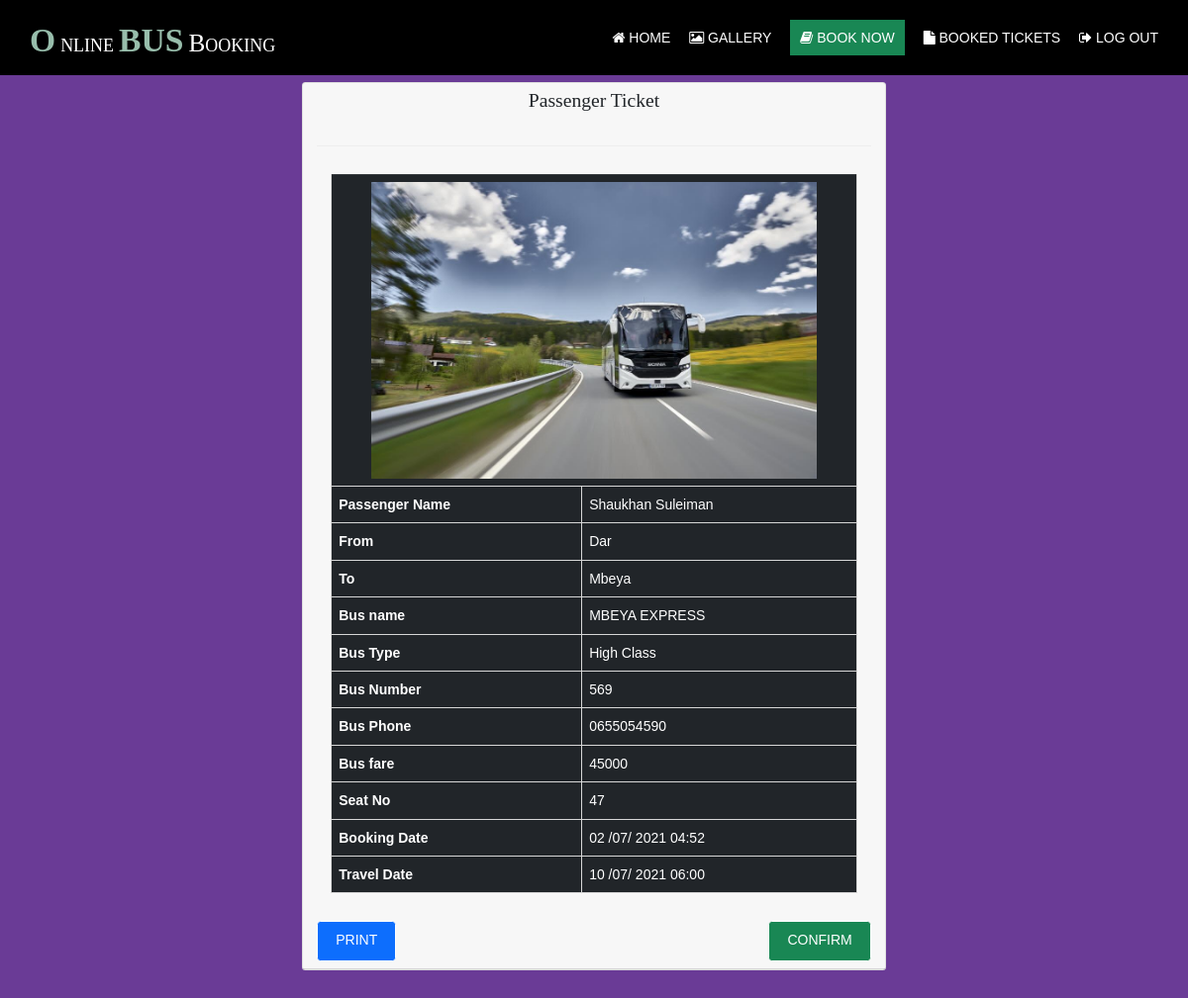
/ticket.php?ticketId=7 (signed in), run on the app's committed database.
### tables this page shows
CREATE TABLE `tickets` (
  `ticketId` int(11) NOT NULL,
  `userId` bigint(13) NOT NULL,
  `busId` bigint(13) NOT NULL,
  `startFrom` varchar(255) NOT NULL,
  `destination` varchar(255) NOT NULL,
  `seatNo` int(10) NOT NULL,
  `Price` int(10) NOT NULL,
  `bookingDate` datetime NOT NULL DEFAULT current_timestamp(),
  `travelDate` datetime NOT NULL,
  `status` varchar(10) NOT NULL DEFAULT 'UNPAID'
);

CREATE TABLE `buses` (
  `busId` bigint(13) NOT NULL,
  `name` varchar(255) NOT NULL,
  `startFrom` varchar(255) NOT NULL,
  `destination` varchar(255) NOT NULL,
  `busType` varchar(30) NOT NULL,
  `noSeats` int(11) NOT NULL,
  `plateNo` varchar(13) NOT NULL,
  `busPhone` varchar(255) NOT NULL,
  `farePrice` int(11) NOT NULL,
  `busPhoto` varchar(255) NOT NULL,
  `status` tinyint(1) NOT NULL DEFAULT 1
);

CREATE TABLE `users` (
  `userId` bigint(13) NOT NULL,
  `phoneEmail` varchar(255) NOT NULL,
  `password` varchar(255) NOT NULL,
  `firstName` varchar(255) NOT NULL,
  `lastName` varchar(255) NOT NULL,
  `phoneNumber` varchar(255) NOT NULL,
  `role` varchar(50) NOT NULL DEFAULT 'USER',
  `status` tinyint(1) NOT NULL DEFAULT 1
);

### ticket.php (the view, shortened to what this page needs)
<?php
require('includes/db.php');
$det = $db->prepare("SELECT * FROM `tickets` JOIN `users` on `tickets`.`userId` = `users`.`userId` JOIN `buses` ON `tickets`.`busId` = `buses`.`busId` WHERE `tickets`.`ticketId` = ? AND `tickets`.`userId` = ?");
$det->execute(array($_GET['ticketId'], $_SESSION['user']['userId']));
$ticket = $det->fetch(PDO::FETCH_ASSOC);
?>
<!DOCTYPE html>
<html lang="en">
<head>
  <link rel="stylesheet" href="assets/css/bootstrap.css" media="all">
  <link rel="stylesheet" href="assets/css/layout.css" type="text/css">
</head>
<body>
  <div class="wrapper row1">
    <header id="header" class="hoc clear">
      <div id="logo" class="fl_left">
        <h1 class="logoname"><a href="./">Online<span>bus</span>Booking</a></h1>
      </div>
      <nav id="mainav" class="fl_right">
        <ul class="clear">
          <li><a href="./"><i class="fa fa-home" aria-hidden="true"></i> Home</a></li>
          <li><a href="gallery.php"><i class="fa fa-photo" aria-hidden="true"></i> Gallery</a></li>
          <li class="active"><a href="book.php"><i class="fa fa-book" aria-hidden="true"></i> Book Now</a></li>
          <li><a href="tickets.php"><i class="fa fa-file" aria-hidden="true"></i> Booked Tickets</a></li>
          <li><a href="login.php"><i class="fa fa-sign-out" aria-hidden="true"></i> Log Out</a></li>
        </ul>
      </nav>
    </header>
  </div>
  <div class="container-fluid">
    <div class="container col-md-6 pt-2">
      <div class="card card-primary card-outline">
        <div class="card-header">
          <center>
            <div class="row">
              <h3>Passenger Ticket</h3>
            </div>
          </center>
          <hr>
          <div class="card-body" id="risiti">
            <table class="table table-center table-dark">
              <tbody>
                <tr>
                  <td colspan="2">
                    <center><img src="<?php echo $ticket['busPhoto']; ?>" style="height: 300px; !important;" alt="bus image"></center>
                  </td>
                </tr>
                <tr>
                  <th>Passenger Name</th>
                  <td><?php echo ucfirst($ticket['firstName']) . " " . ucfirst($ticket['lastName']); ?></td>
                </tr>
                <tr>
                  <th>From</th>
                  <td><?php echo $ticket['startFrom']; ?></td>
                </tr>
                <tr>
                  <th>To</th>
                  <td><?php echo $ticket['destination']; ?></td>
                </tr>
                <tr>
                  <th>Bus name</th>
                  <td><?php echo $ticket['name']; ?></td>
                </tr>
                <tr>
                  <th>Bus Type</th>
                  <td><?php echo $ticket['busType']; ?></td>
                </tr>
                <tr>
                  <th>Bus Number</th>
                  <td><?php echo $ticket['plateNo']; ?></td>
                </tr>
                <tr>
                  <th>Bus Phone</th>
                  <td><?php echo $ticket['busPhone']; ?></td>
                </tr>
                <tr>
                  <th>Bus fare</th>
                  <td><?php echo $ticket['Price']; ?></td>
                </tr>
                <tr>
                  <th>Seat No</th>
                  <td><?php echo $ticket['seatNo']; ?></td>
                </tr>
                <tr>
                  <th>Booking Date</th>
                  <td><?php echo date('d /m/ Y H:i', strtotime($ticket['bookingDate'])); ?></td>
                </tr>
                <tr>
                  <th>Travel Date</th>
                  <td><?php echo date('d /m/ Y H:i', strtotime($ticket['travelDate'])); ?></td>
                </tr>
              </tbody>
            </table>
          </div>
          <div class="pricingTable-sign-up">
            <a onclick="printReceipt('risiti')" class="btn btn-primary">Print</a>
            <a href="tickets.php" class="btn btn-success" style="float: right;">Confirm</a>
          </div>
        </div>
      </div>
    </div>
  </div>
</body>
</html>

### assets/css/layout.css (style rules this page uses)
#header #logo { margin: 22px 0 0 0; }
.container { padding: 80px 0; }
*, *::before, *::after { transition: all .3s ease-in-out; }
nav ul, nav ol { margin: 0; padding: 0; list-style: none; }
#mainav, #breadcrumb, .sidebar nav { line-height: normal; }
#mainav ul { text-transform: uppercase; }
#mainav li { display: inline-block; position: relative; margin: 0 15px 0 0; padding: 0; }
#mainav li:last-child { margin-right: 0; }
#mainav li a { display: block; padding: 30px 0; }
table, th, td { border: 1px solid; border-collapse: collapse; vertical-align: top; }
table, th { table-layout: auto; }
table { width: 100%; margin-bottom: 15px; }
th, td { padding: 5px 8px; }
td { border-width: 0 1px; }
body { background-color: #6a3b96; }
a { color: #97A9BD; }
hr, .borderedbox { border-color: #D7D7D7; }
.logoname a { color: #FFFFFF; }
.logoname::first-letter, .logoname span { color: #97BDAB; }
.row1 { color: #FFFFFF; background-color: #000000; }
#header #logo a { color: inherit; }
#mainav li a { color: inherit; }
#mainav .active a, #mainav a:hover, #mainav li:hover>a { color: #FFFFFF; background-color: #198754; padding: 10px; }
table, th, td, #comments .avatar, #comments input, #comments textarea { border-color: #D7D7D7; }
th { color: #FFFFFF; background-color: #373737; }
tr, #comments li, #comments input[type="submit"], #comments input[type="reset"] { color: inherit; background-color: #FBFBFB; }
tr:nth-child(even), #comments li:nth-child(even) { color: inherit; background-color: #F7F7F7; }
@media screen and (min-width:1140px) { .hoc { max-width: 1140px; } }

### assets/css/framework.css (style rules this page uses)
html { overflow-y: scroll; overflow-x: hidden; }
html, body { margin: 0; padding: 0; font-size: 14px; line-height: 1.6em; }
*, *::before, *::after { box-sizing: border-box; }
.logoname { margin: 0; padding: 0; font-size: 1.8rem; font-variant: small-caps; }
.logoname::first-letter, .logoname span { margin: 0 5px; font-size: 2.4rem; font-weight: 700; text-transform: uppercase; }
.logoname::first-letter { margin-left: 0; }
.btn { display: inline-block; padding: 8px 18px 10px; text-transform: uppercase; border: 1px solid; }
.clear, .group { display: block; }
.clear::before, .clear::after, .group::before, .group::after { display: table; content: ""; }
.clear, .clear::after, .group, .group::after { clear: both; }
a { outline: none; text-decoration: none; }
.fl_left, .imgl { float: left; }
.fl_right, .imgr { float: right; }
img { width: auto; max-width: 100%; height: auto; margin: 0; padding: 0; border: none; line-height: normal; vertical-align: middle; }
body, input, textarea, select { font-family: Verdana, Geneva, sans-serif; }
h1, h2, h3, h4, h5, h6, .heading { font-family: Georgia, "Times New Roman", Times, serif; }
::placeholder { opacity: 1; }
h1, h2, h3, h4, h5, h6, .heading { margin: 0 0 20px 0; font-size: 1.4rem; line-height: normal; font-weight: normal; text-transform: capitalize; }
hr { display: block; width: 100%; height: 1px; border: solid; border-width: 1px 0 0 0; }
.wrapper { display: block; position: relative; width: 100%; margin: 0; padding: 0; text-align: left; word-wrap: break-word; }
.hoc { display: block; margin: 0 auto; }
address, article, aside, figcaption, figure, footer, header, main, nav, section { display: block; margin: 0; padding: 0; }

### data on the page
tickets: busId.busPhoto (picture), userId.firstName "Shaukhan", userId.lastName "Suleiman", busId.startFrom "Dar", busId.destination "Mbeya", busId.name "MBEYA EXPRESS", busId.busType "High Class", busId.plateNo "569", busId.busPhone "0655054590", Price "45000", seatNo "47", bookingDate "02 /07/ 2021 04:52", travelDate "10 /07/ 2021 06:00"
